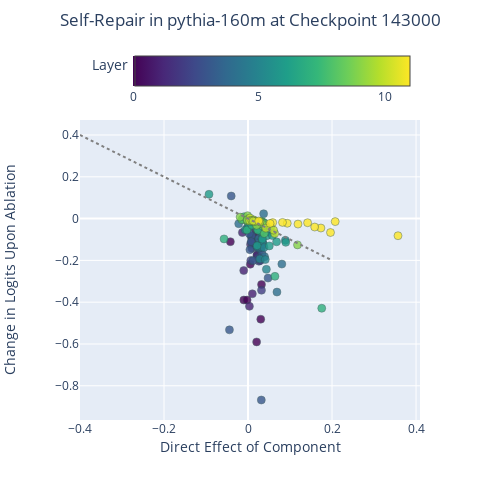

The cell this chart's notebook holds for it:
### Code cell
from typing import Union
from jaxtyping import Float
import numpy as np
import itertools

def create_layered_scatter(
    heads_x: Float[Tensor, "layer head"],
    heads_y: Float[Tensor, "layer head"], 
    x_title: str, 
    y_title: str, 
    plot_title: str,
    mlp_x: Union[Float[Tensor, "layer"], None] = None,
    mlp_y: Union[Float[Tensor, "layer"], None] = None,
    x_range: Union[list, None] = None,  # New parameter for x-range
    y_range: Union[list, None] = None   # New parameter for y-range
):
    """
    This function now also accepts x_data and y_data for MLP layers and manual x- and y-ranges. 
    It plots properties of transformer heads and MLP layers with layered coloring and annotations.
    Additionally, it plots a dotted line where the negative value of the y-axis equals the positive value of the x-axis.
    """
    num_layers = 12
    num_heads = 12
    layer_colors = np.linspace(0, num_layers, num_layers, endpoint=False)
    
    # Annotations and colors for transformer heads
    head_annotations = [f"Layer {layer}, Head {head}" for layer, head in itertools.product(range(num_layers), range(num_heads))]
    head_marker_colors = [layer_colors[layer] for layer in range(num_layers) for _ in range(num_heads)]

    # Prepare MLP data if provided
    mlp_annotations = []
    mlp_marker_colors = []
    if mlp_x is not None and mlp_y is not None:
        mlp_annotations = [f"MLP Layer {layer}" for layer in range(num_layers)]
        mlp_marker_colors = [layer_colors[layer] for layer in range(num_layers)]

    # Flatten data
    heads_x = heads_x.flatten().cpu().numpy() if heads_x.ndim > 1 else heads_x.cpu().numpy()
    heads_y = heads_y.flatten().cpu().numpy() if heads_y.ndim > 1 else heads_y.cpu().numpy()
    if mlp_x is not None and mlp_y is not None:
        mlp_x = mlp_x.flatten().cpu().numpy() if mlp_x.ndim > 1 else mlp_x.cpu().numpy()
        mlp_y = mlp_y.flatten().cpu().numpy() if mlp_y.ndim > 1 else mlp_y.cpu().numpy()

    # Create scatter plots
    scatter_heads = go.Scatter(
        x=heads_x,
        y=heads_y,
        text=head_annotations,
        mode='markers',
        marker=dict(
            size=8,
            opacity=0.8,
            color=head_marker_colors,
            colorscale='Viridis',
            colorbar=dict(
                title='Layer',
                #tickvals=[0, num_layers - 1],
                #ticktext=[0, 1,2,1,1,1,1,1,1,1,1,1,1,11,1,1,3,4,5,5,num_layers - 1],
                orientation="h"
            ),
            line=dict(width=0.5, color='DarkSlateGrey')
        ),
        name="Attention Heads"
    )

    scatter_mlp = go.Scatter(
        x=mlp_x,
        y=mlp_y,
        text=mlp_annotations,
        mode='markers',
        name='MLP Layers',
        marker=dict(
            size=10,
            opacity=0.6,
            color=mlp_marker_colors,
            colorscale='Viridis',
            symbol='diamond',
            line=dict(width=1, color='Black')
        )
    ) if mlp_x is not None and mlp_y is not None else None

    # Create the figure and add the traces
    fig = go.Figure()
    fig.add_trace(scatter_heads)
    if scatter_mlp:
        fig.add_trace(scatter_mlp)

    # Add a dotted line where the negative y-value equals the positive x-value
    if x_range and y_range:
        # Ensuring the line covers the entire visible range by finding the min and max
        line_range = [min(x_range[0], y_range[0]), max(x_range[1], y_range[1])]
        fig.add_trace(go.Scatter(x=line_range, y=[-x for x in line_range], mode='lines', line=dict(color='grey', dash='dot'), name='Y=-X'))

    # Update the layout with the manual x- and y-range
    fig.update_layout(
        title=f"{plot_title}",
        title_x=0.5,
        xaxis_title=x_title,
        yaxis_title=y_title,
        legend_title="Component",
        # do not show legend
        showlegend=False,
        width=500,
        height=500,
        #xaxis_range=x_range,
        #yaxis_range=y_range
    )

    return fig
fig = create_layered_scatter(
    data[CHECKPOINT]['thresholded_de'][0], 
    data[CHECKPOINT]['thresholded_cil'][0], 
    "Direct Effect of Component", 
    "Change in Logits Upon Ablation", 
    f"Self-Repair in {MODEL_TO_VIEW} at Checkpoint {CHECKPOINT}",
    x_range=[-0.1, 0.2],
    y_range=[-0.4, 0.1]    
)
fig.show()

### Figure 1 — Plotly figure (JSON) as saved in the notebook; plotly's stock layout.template omitted (floating-point values rounded to 4 significant figures; data arrays with more than 128 entries replaced by an {"elided": "..."} marker saying what was removed)
{"data": [{"marker": {"color": {"elided": "144 int values"}, "colorbar": {"orientation": "h", "title": {"text": "Layer"}}, "colorscale": [[0, "#440154"], [0.1111, "#482878"], [0.2222, "#3e4989"], [0.3333, "#31688e"], [0.4444, "#26828e"], [0.5556, "#1f9e89"], [0.6667, "#35b779"], [0.7778, "#6ece58"], [0.8889, "#b5de2b"], [1, "#fde725"]], "line": {"color": "DarkSlateGrey", "width": 0.5}, "opacity": 0.8, "size": 8}, "mode": "markers", "name": "Attention Heads", "text": {"elided": "144 str values"}, "type": "scatter", "x": {"elided": "144 float values"}, "y": {"elided": "144 float values"}}, {"line": {"color": "grey", "dash": "dot"}, "mode": "lines", "name": "Y=-X", "type": "scatter", "x": [-0.4, 0.2], "y": [0.4, -0.2]}], "layout": {"height": 500, "legend": {"title": {"text": "Component"}}, "showlegend": false, "title": {"text": "Self-Repair in pythia-160m at Checkpoint 143000", "x": 0.5}, "width": 500, "xaxis": {"title": {"text": "Direct Effect of Component"}}, "yaxis": {"title": {"text": "Change in Logits Upon Ablation"}}}}
